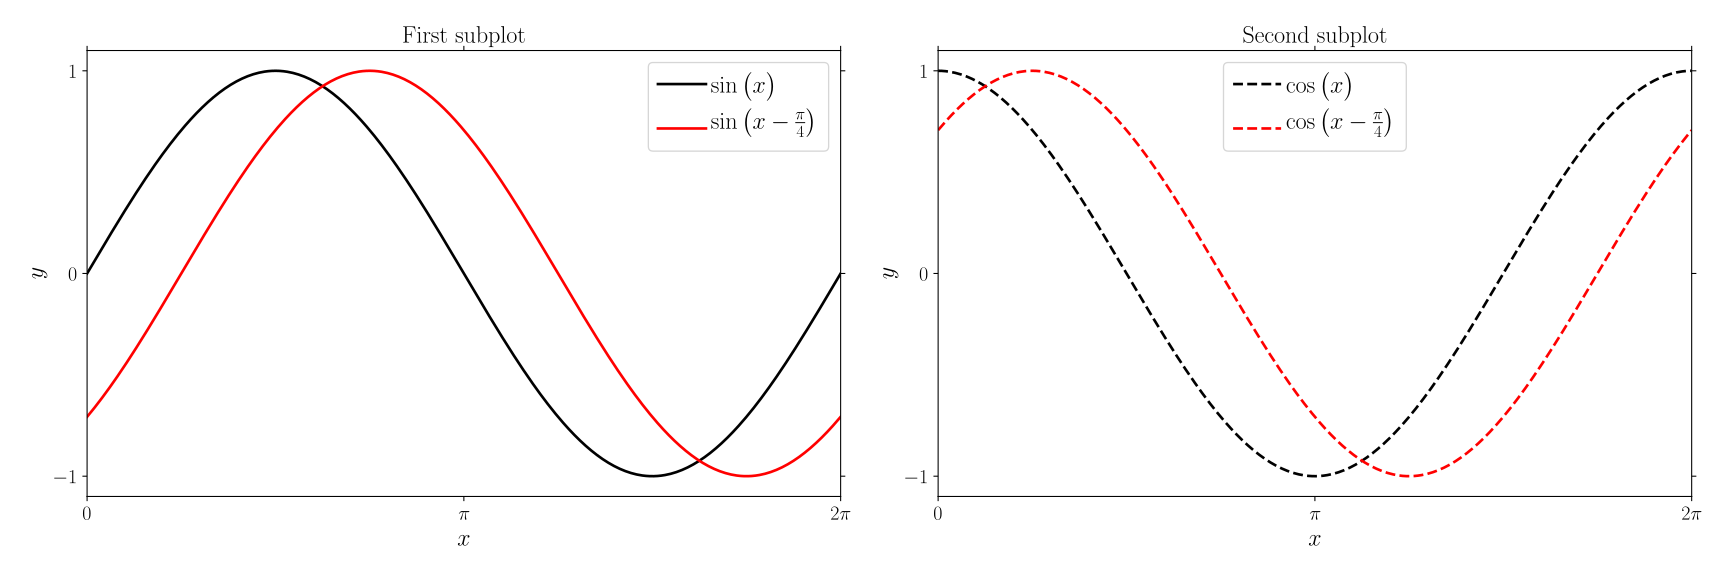

Here is the Python script that generated this plot:

import numpy as np
import matplotlib.pyplot as plt

plt.style.use(['goose', 'goose-latex'])

# --- some data ---

x = np.linspace(0, 2 * np.pi, 400)

# --- open figure with 2 subplots ---

fig, axes = plt.subplots(ncols=2, figsize=(18, 6))

ax1 = axes[0]
ax2 = axes[1]

# --- first subplot ---

ax1.plot(x, np.sin(x), label=r'$\sin \big( x \big)$')
ax1.plot(x, np.sin(x - np.pi / 4.), label=r'$\sin \big( x - \tfrac{\pi}{4} \big)$')

ax1.set_title('First subplot')

ax1.xaxis.set_ticklabels(['0', r'$\pi$', r'$2\pi$'])
ax1.xaxis.set_ticks([0, np.pi, 2 * np.pi])
ax1.yaxis.set_ticks([-1, 0, 1])

ax1.legend(loc='upper right')

ax1.set_xlim([0, 2 * np.pi])

ax1.set_xlabel(r'$x$')
ax1.set_ylabel(r'$y$')

# --- second subplot ---

ax2.plot(x, np.cos(x), linestyle='--', label=r'$\cos \big( x \big)$')
ax2.plot(x, np.cos(x - np.pi / 4.), linestyle='--', label=r'$\cos \big( x - \tfrac{\pi}{4} \big)$')

ax2.set_title('Second subplot')

ax2.xaxis.set_ticklabels(['0', r'$\pi$', r'$2\pi$'])
ax2.xaxis.set_ticks([0, np.pi, 2 * np.pi])
ax2.yaxis.set_ticks([-1, 0, 1])

ax2.legend(loc='upper center')

ax2.set_xlim([0, 2 * np.pi])

ax2.set_xlabel(r'$x$')
ax2.set_ylabel(r'$y$')

# --- save/show ---

plt.savefig('subplot.svg')
plt.close()
